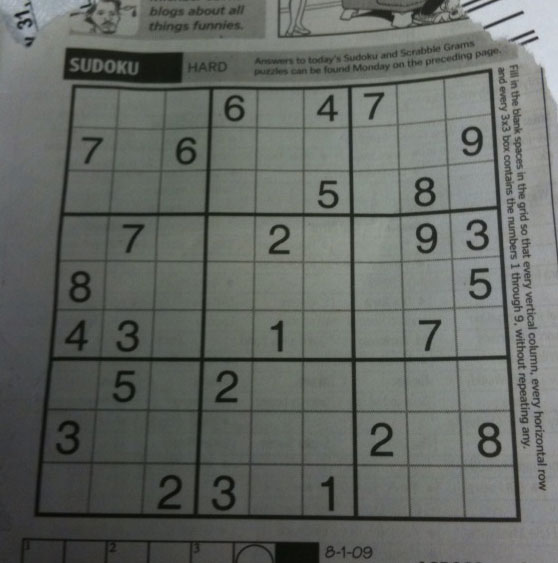
#> input picture images/sudoku.png, 558 x 563 px
$ python thresholding2.py
#> lines starting #> are read from the running program, lines starting #| are printed output that depends on the picture; after the words box and inside, x2 and y2 are one past the last pixel; in counts of white or black regions, pixels touching at a corner belong together
import cv2 as cv
import numpy as np

def tb_cb(x):
    pass

img = cv.imread('images/sudoku.png', 0)
#> img: shape (563, 558); min 7, max 218, mean 101.8

cv.namedWindow('params')
cv.createTrackbar('maxValue', 'params', 255, 255, tb_cb)
cv.createTrackbar('blockSize', 'params', 11, 256, tb_cb)
cv.createTrackbar('constant', 'params', 0, 512, tb_cb)


while True:

    _mv = cv.getTrackbarPos('maxValue', 'params')
    _bs = cv.getTrackbarPos('blockSize', 'params')
    _c = cv.getTrackbarPos('constant', 'params')

    if _bs % 2 == 0:
        _bs = _bs + 1

    adoptive_thresh_mean = cv.adaptiveThreshold(img, _mv, cv.ADAPTIVE_THRESH_MEAN_C, cv.THRESH_BINARY, _bs, _c)
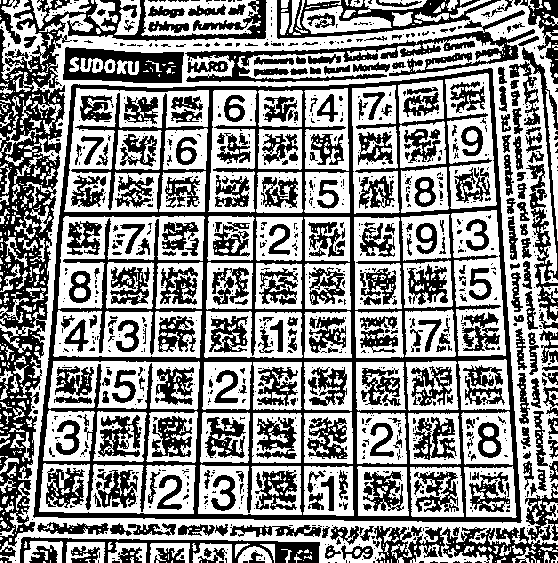
#> adoptive_thresh_mean: shape (563, 558); 55.4% white; 994 black regions (695 under 20 px), largest, box (x1, y1, x2, y2) and area: (33, 68, 522, 523) 32436, (0, 0, 267, 550) 18302, (185, 10, 535, 82) 4679
    adoptive_thresh_gaussian = cv.adaptiveThreshold(img, _mv, cv.ADAPTIVE_THRESH_GAUSSIAN_C, cv.THRESH_BINARY, _bs, _c)
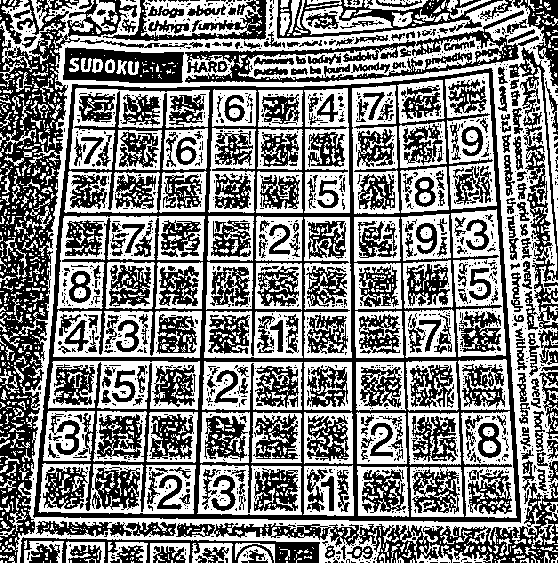
#> adoptive_thresh_gaussian: shape (563, 558); 50.7% white; 1373 black regions (1069 under 20 px), largest, box (x1, y1, x2, y2) and area: (33, 68, 521, 523) 29406, (0, 0, 137, 563) 18783, (329, 482, 558, 563) 5095

    #cv.imshow('image', img)
    cv.imshow('Threshold Mean', adoptive_thresh_mean)
    cv.imshow('Threshold Gausian', adoptive_thresh_gaussian)

    k = cv.waitKey(1) & 0xFF
#> (key Esc is pressed here)
    if k == 27:
        break

cv.destroyAllWindows()
